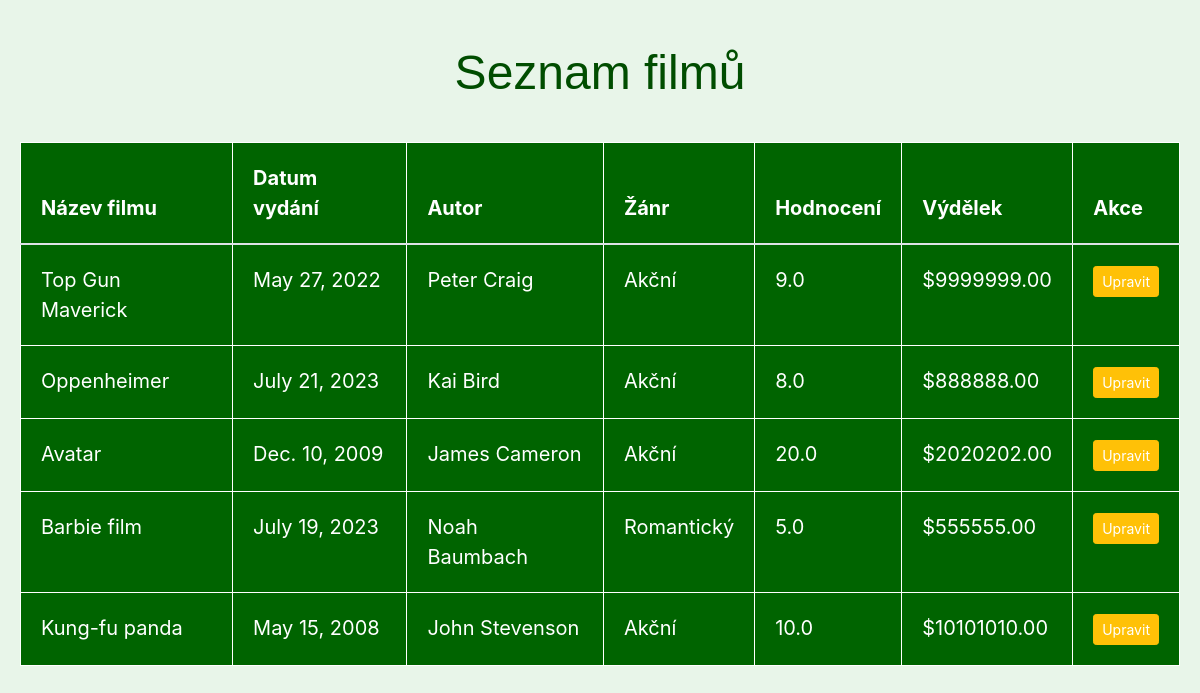
The page / on the database its author committed.
### myapp/models.py (models this page shows, shortened)
class Film(models.Model):
    title = models.CharField(max_length=200)
    description = models.TextField()
    genre = models.CharField(max_length=100, null=True)
    release_date = models.DateField()
    rating = models.DecimalField(max_digits=3, decimal_places=1, null=True)
    earnings = models.DecimalField(max_digits=15, decimal_places=2, null=True)
    author = models.ForeignKey(Author, on_delete=models.CASCADE, null=True)

class Author(models.Model):
    name = models.CharField(max_length=100)
    bio = models.TextField()

### myapp/views.py (the view)
# urls.py: path('', views.film_list, name='film_list'),
def film_list(request):
    films = Film.objects.all()
    return render(request, 'film_list.html', {'films': films})

### myapp/templates/film_list.html (shortened to what this page needs)
<!DOCTYPE html>
<html lang="cs">
<head>
    <link href="https://maxcdn.bootstrapcdn.com/bootstrap/4.5.2/css/bootstrap.min.css" rel="stylesheet">
</head>
<body>
    <div class="container mt-4">
        <h1>Seznam filmů</h1>
        <table class="table table-bordered table-hover mt-4">
            <thead>
                <tr>
                    <th>Název filmu</th>
                    <th>Datum vydání</th>
                    <th>Autor</th>
                    <th>Žánr</th>
                    <th>Hodnocení</th>
                    <th>Výdělek</th>
                    <th>Akce</th>
                </tr>
            </thead>
            <tbody>
                {% for film in films %}
                    <tr>
                        <td><a href="{% url 'film_detail' film.id %}">{{ film.title }}</a></td>
                        <td>{{ film.release_date }}</td>
                        <td><a href="{% url 'author_detail' film.author.id %}">{{ film.author.name }}</a></td>
                        <td>{{ film.genre }}</td>
                        <td>{{ film.rating }}</td>
                        <td>${{ film.earnings }}</td>
                        <td>
                            <a href="{% url 'film_edit' film.id %}" class="btn btn-warning btn-sm">Upravit</a>
                        </td>
                    </tr>
                {% endfor %}
            </tbody>
        </table>
    </div>
</body>
</html>

### myapp/templates/film_list.html (style rules this page uses)
body { background-color: #e8f5e9; }
h1 { font-family: 'Arial', sans-serif; font-size: 3rem; color: #004d00; text-align: center; margin-bottom: 40px; }
.table { background-color: #006400; color: white; font-size: 1.25rem; }
.table th, .table td { border-color: #ffffff; padding: 20px; }
.table a { color: #ffffff; text-decoration: none; }
.container { max-width: 1200px; margin: auto; padding: 20px; }

### rows shown on the page
Film: title "Top Gun Maverick", release_date "May 27, 2022", author.name "Peter Craig", genre "Akční", rating "9.0", earnings "9999999.00"
Film: title "Oppenheimer", release_date "July 21, 2023", author.name "Kai Bird", genre "Akční", rating "8.0", earnings "888888.00"
Film: title "Avatar", release_date "Dec. 10, 2009", author.name "James Cameron", genre "Akční", rating "20.0", earnings "2020202.00"
Film: title "Barbie film", release_date "July 19, 2023", author.name "Noah Baumbach", genre "Romantický", rating "5.0", earnings "555555.00"
Film: title "Kung-fu panda", release_date "May 15, 2008", author.name "John Stevenson", genre "Akční", rating "10.0", earnings "10101010.00"
